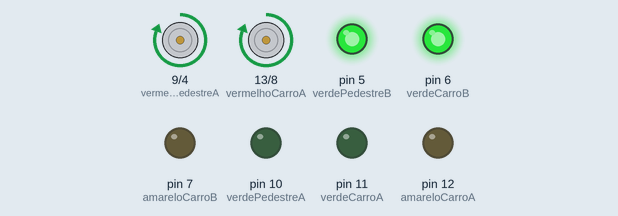
This sketch was run on a simulated Arduino Uno, built with avr-gcc and run on an emulated ATmega328P. Shown: motor-driver pin pairs drawn as motors (green arrow = first pin HIGH = forward, orange = second pin HIGH = backward, longer = more drive), output pins drawn as LEDs (lit = HIGH).

Above: at 2.0 s.
At 5.0 s:
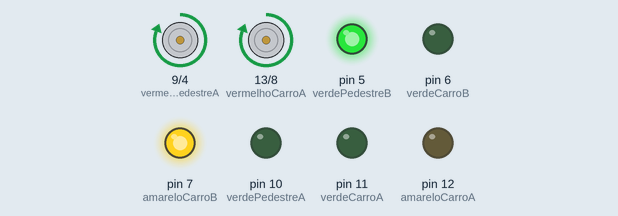
At 8.0 s:
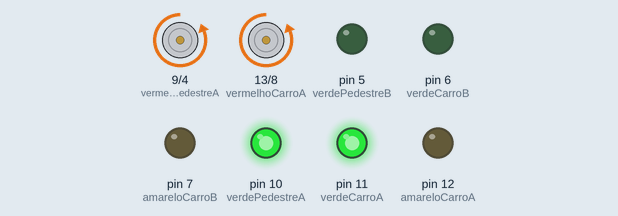
At 11.0 s:
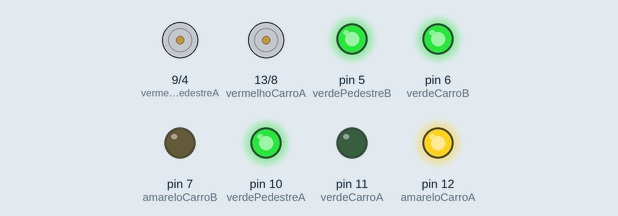
Timing chart, 0 to 15.6 s (numbered marks = the images above):
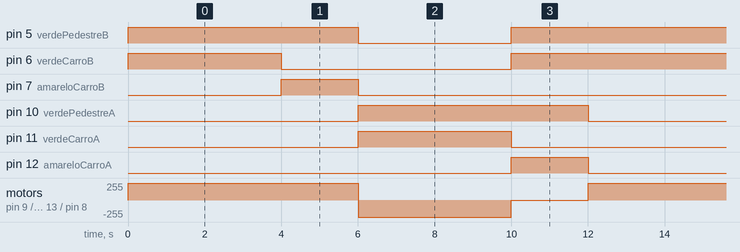

Measured:
- by itself, pin 5 (verdePedestreB): repeats every 12.0 s: LOW 4.0 s, HIGH 8.0 s
- by itself, pin 6 (verdeCarroB): repeats every 12.0 s: LOW 6.0 s, HIGH 6.0 s
- by itself, pin 7 (amareloCarroB), pin 12 (amareloCarroA): alternates HIGH for 2.0 s and LOW for 10.0 s
- by itself, pin 10 (verdePedestreA): alternates HIGH for 6.0 s and LOW for 6.0 s
- by itself, pin 11 (verdeCarroA): alternates HIGH for 4.0 s and LOW for 8.0 s
- by itself, motor on pin 9 (vermelhoPedestreA) / pin 4 (vermelhoPedestreB), motor on pin 13 (vermelhoCarroA) / pin 8 (vermelhoCarroB): repeats every 12.0 s: backward 255/255 4.0 s, stopped 2.0 s, forward 255/255 6.0 s

The sketch:

arduino.ino
```cpp
// Semáforo A (Carros)
const int vermelhoCarroA = 13;
const int amareloCarroA = 12;
const int verdeCarroA = 11;

// Semáforo A (Pedestres)
const int verdePedestreA = 10;
const int vermelhoPedestreA = 9;

// Semáforo B (Carros)
const int vermelhoCarroB = 8;
const int amareloCarroB = 7;
const int verdeCarroB = 6;

// Semáforo B (Pedestres)
const int verdePedestreB = 5;
const int vermelhoPedestreB = 4;

void setup() {
  // Configuração dos pinos como saída
  pinMode(vermelhoCarroA, OUTPUT);
  pinMode(amareloCarroA, OUTPUT);
  pinMode(verdeCarroA, OUTPUT);
  pinMode(verdePedestreA, OUTPUT);
  pinMode(vermelhoPedestreA, OUTPUT);

  pinMode(vermelhoCarroB, OUTPUT);
  pinMode(amareloCarroB, OUTPUT);
  pinMode(verdeCarroB, OUTPUT);
  pinMode(verdePedestreB, OUTPUT);
  pinMode(vermelhoPedestreB, OUTPUT);
}

void loop() {
  // Sequência do semáforo
  leds(1, 0, 0, 0, 1, 0, 0, 1, 1, 0, 4); // Via A liberada
  leds(1, 0, 0, 0, 1, 0, 1, 0, 1, 0, 2); // Amarelo B
  leds(0, 0, 1, 1, 0, 1, 0, 0, 0, 1, 4); // Via B liberada
  leds(0, 1, 0, 1, 0, 0, 0, 1, 1, 0, 2); // Amarelo A
}

// Função que ativa os LEDs
void leds(bool rA, bool aA, bool vA, bool vpA, bool rpA, bool rB, bool aB, bool vB, bool vpB, bool rpB, int tempo) {
  digitalWrite(vermelhoCarroA, rA);
  digitalWrite(amareloCarroA, aA);
  digitalWrite(verdeCarroA, vA);
  digitalWrite(verdePedestreA, vpA);
  digitalWrite(vermelhoPedestreA, rpA);

  digitalWrite(vermelhoCarroB, rB);
  digitalWrite(amareloCarroB, aB);
  digitalWrite(verdeCarroB, vB);
  digitalWrite(verdePedestreB, vpB);
  digitalWrite(vermelhoPedestreB, rpB);

  delay(tempo * 1000);
}
```
